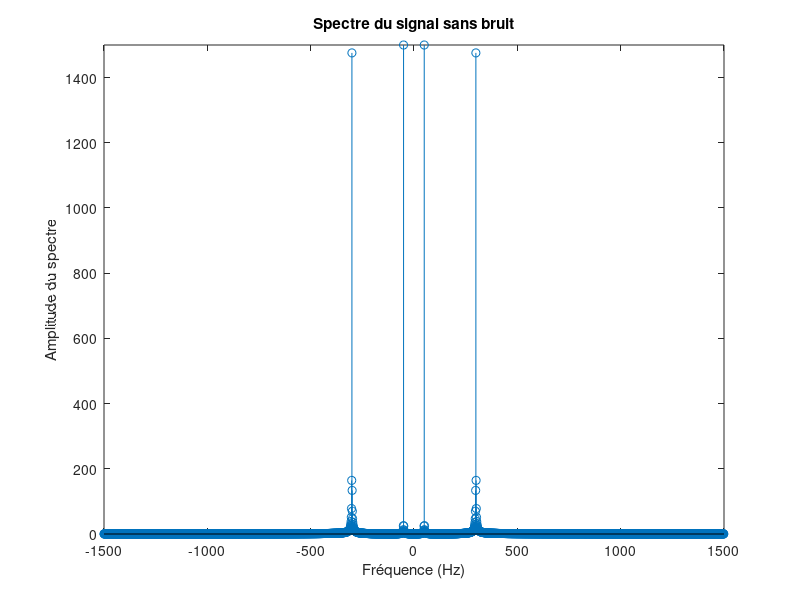
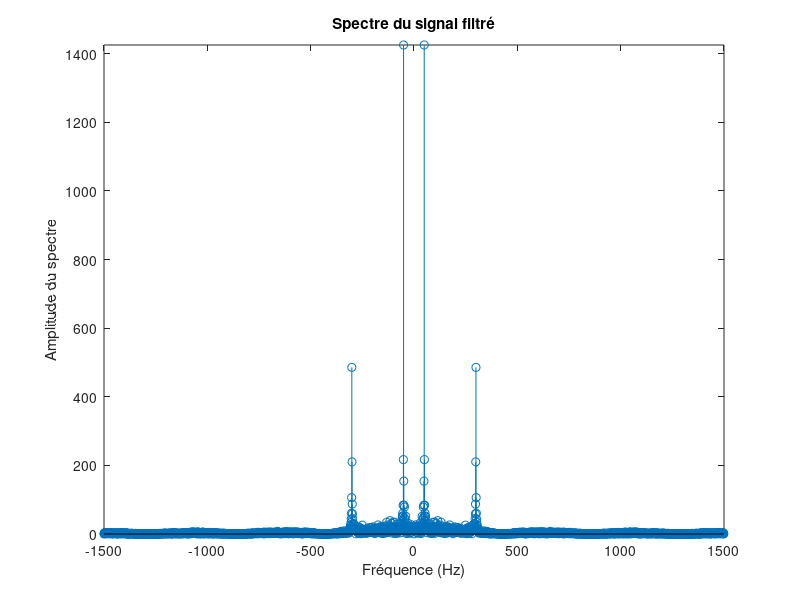

MATLAB code for these plots, in order:
close all
clear all
f1 = 50;
f2 = 300;
te = 1/(10*f2); % Période d'échantillonnage
t = 0:te:1; % Intervalle de temps
% Génération du signal à deux fréquences sans bruit
tabxsansbruit = sin(2*pi*f1*t) + sin(2*pi*f2*t);
% Filtre passe-bas (à compléter)
N = 7;
tabh = ones(1,N)*1/N;
% Convolution (à compléter)
tabx = tabxsansbruit + 0.3*randn(1,length(t))
tabz = conv(tabx,tabh);
% FFT du signal sans bruit (à compléter)
X = fft(tabxsansbruit);
% Affichage du spectre du signal sans bruit
Nx=length(X);
figure;
fp = (0:Nx-1)/Nx/te;
fp = fp - 1/2/te;
stem(fp, fftshift(abs(X)));
axis([-1/(2*te) 1/(2*te) 0 max(abs(X))]);
xlabel('Fréquence (Hz)');
ylabel('Amplitude du spectre');
title('Spectre du signal sans bruit');
% FFT du signal filtré (à compléter)
Z = fft(tabz);
Nz=length(Z);
% Affichage du spectre du signal filtré
figure;
fp = (0:Nz-1)/Nz/te; 
fp = fp - 1/2/te;
stem(fp, fftshift(abs(Z)));
axis([-1/(2*te) 1/(2*te) 0 max(abs(Z))]);
xlabel('Fréquence (Hz)');
ylabel('Amplitude du spectre');
title('Spectre du signal filtré');